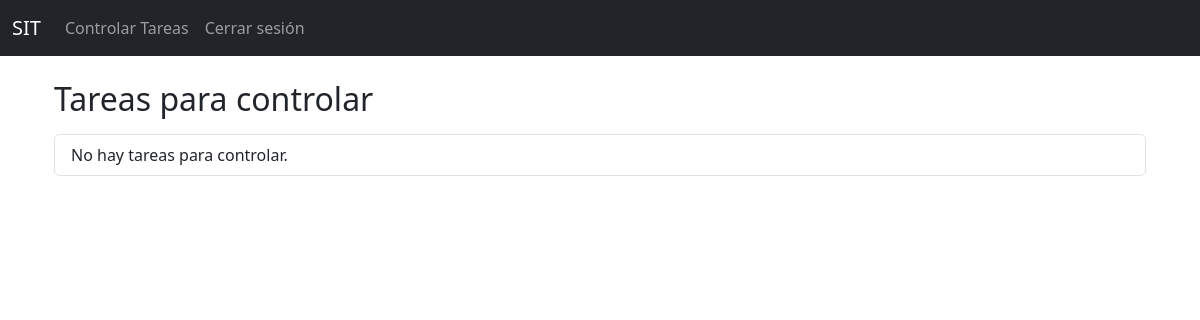
The app's page /tareas/controlador/ (signed in), older data.
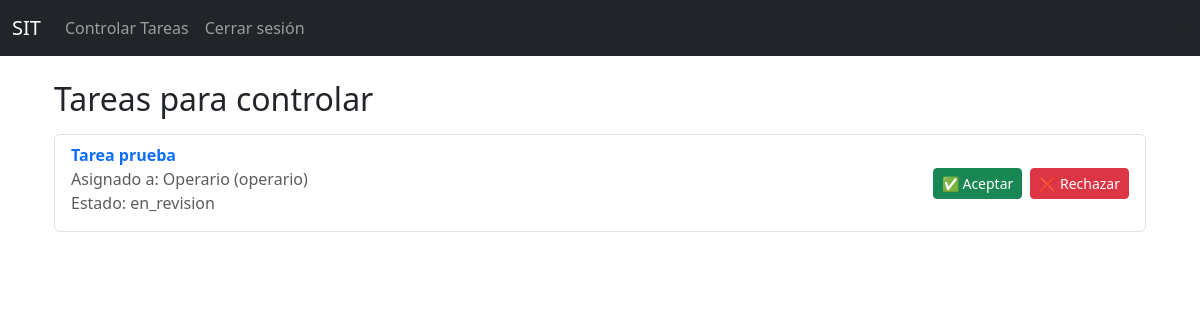
The same page, newer data.
### tareas_app/models.py (models this page shows, shortened)
class Tarea(models.Model):
    titulo = models.CharField(max_length=100)
    descripcion = models.TextField()
    asignado_a = models.ForeignKey(Empleado, on_delete=models.SET_NULL, null=True, blank=True, related_name="tareas_asignadas")
    creada_por = models.ForeignKey(Empleado, null=True, blank=True, on_delete=models.SET_NULL)
    fecha_creacion = models.DateTimeField(auto_now_add=True)
    plano = models.ImageField(upload_to='planos/', null=True, blank=True)
    estado = models.CharField(max_length=20, choices=ESTADOS, default='pendiente')

class Empleado(models.Model):
    usuario = models.OneToOneField(User, on_delete=models.CASCADE)
    perfil = models.CharField(max_length=20, choices=PERFILES)
    def __str__(self):
        return f"{self.usuario.username} ({self.perfil})"

### tareas_app/views.py (the view)
# urls.py: path('controlador/', views.tareas_para_controlar, name='tareas_para_controlar'),
@login_required
def tareas_para_controlar(request):
    empleado = Empleado.objects.get(usuario=request.user)
    if empleado.perfil != 'controlador':
        return HttpResponseForbidden("Solo controladores pueden ver esta página.")
    tareas = Tarea.objects.filter(estado='en_revision')
    return render(request, 'tareas/tareas_controlador.html', {'tareas': tareas})

### templates/tareas/tareas_controlador.html (shortened to what this page needs)
{% extends "base.html" %}
{% block content %}
  <div class="container mt-4">
    <h2 class="mb-3">Tareas para controlar</h2>
    <ul class="list-group">
      {% for tarea in tareas %}
        <li class="list-group-item d-flex justify-content-between align-items-center flex-wrap">
          <div class="mb-2">
            <a href="{% url 'detalle_tarea' tarea.id %}" class="fw-bold text-decoration-none">{{ tarea.titulo }}</a>
            <div class="text-muted">Asignado a: {{ tarea.asignado_a }}</div>
            <div class="text-muted">Estado: {{ tarea.estado }}</div>
          </div>
          <form method="post" action="{% url 'resolver_tarea' tarea.id %}" class="d-flex gap-2">
            <button type="submit" name="accion" value="aceptar" class="btn btn-success btn-sm">✅ Aceptar</button>
            <button type="submit" name="accion" value="rechazar" class="btn btn-danger btn-sm">❌ Rechazar</button>
          </form>
        </li>
      {% empty %}
        <li class="list-group-item">No hay tareas para controlar.</li>
      {% endfor %}
    </ul>
  </div>
{% endblock %}

Row changes from the older to the newer data that the page shows:
added Tarea: titulo "Tarea prueba", asignado_a "Operario (operario)", estado "en_revision"
Text that changed along with them:
text no longer shown: "No hay tareas para controlar."
